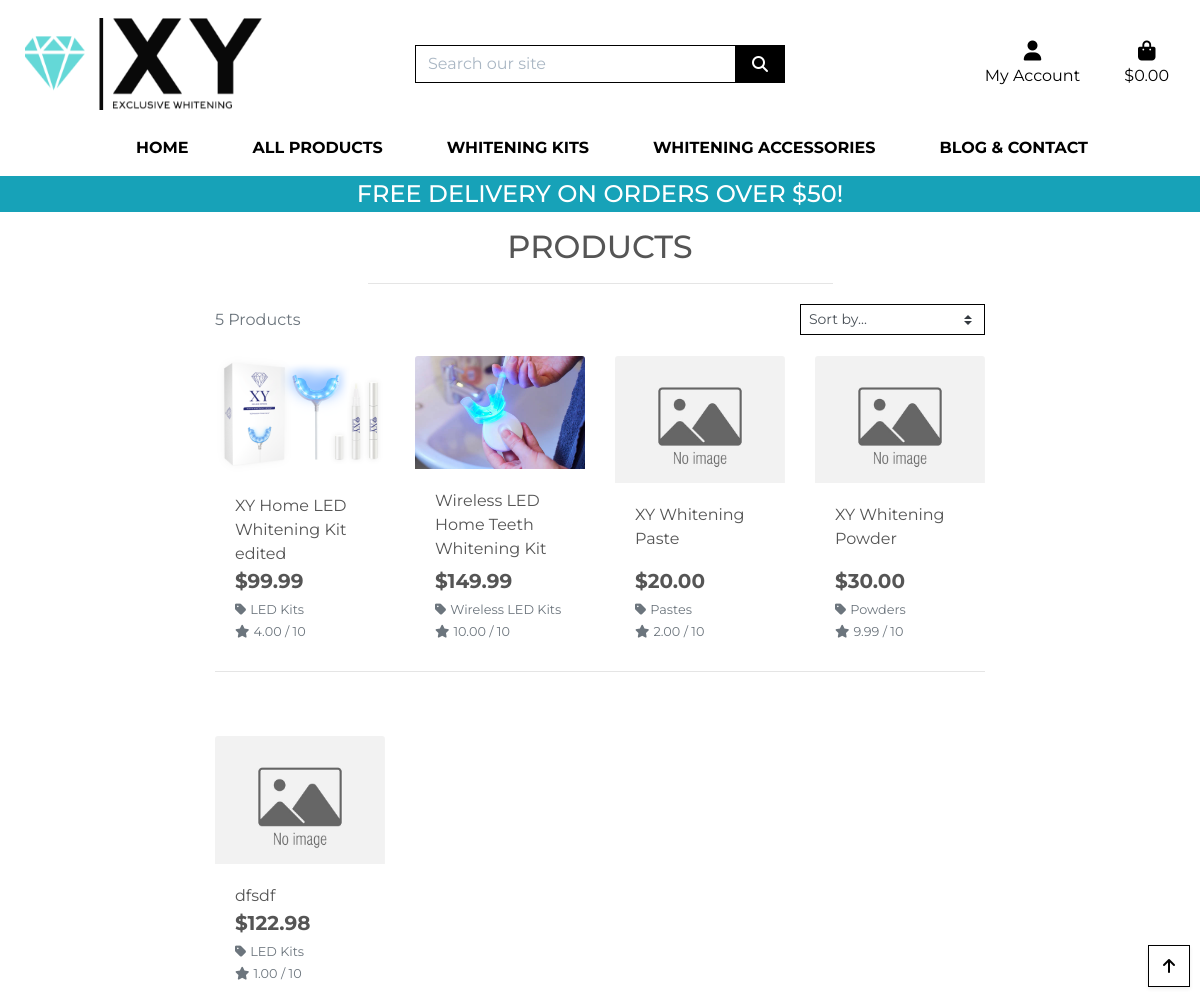
Screenshot of /products/ with the database file from the repository.
### products/models.py (models this page shows, shortened)
class Product(models.Model):
    category = models.ForeignKey('Category', null=True, blank=True, on_delete=models.SET_NULL)
    sku = models.CharField(max_length=254, null=True, blank=True)
    name = models.CharField(max_length=254)
    description = models.TextField()
    price = models.DecimalField(max_digits=6, decimal_places=2)
    rating = models.DecimalField(max_digits=6, decimal_places=2, null=True, blank=True)
    image_url = models.URLField(max_length=1024, null=True, blank=True)
    image = models.ImageField(null=True, blank=True)

class Category(models.Model):
    verbose_name_plural = 'Categories'
    name = models.CharField(max_length = 254)
    friendly_name = models.CharField(max_length = 254, null = True, blank = True)

### products/views.py (the view, shortened to what this page needs)
# urls.py: path('', views.all_products, name='products'),
def all_products(request):
    products = Product.objects.all()
    query = None
    categories = None
    sort = None
    direction = None
    current_sorting = f'{sort}_{direction}'
    context = {
        'products': products,
        'search_term': query,
        'current_categories': categories,
        'current_sorting': current_sorting,
    }
    return render(request, 'products/products.html', context)

### bag/contexts.py (called while the page is built, shortened)
def bag_contents(request):
    bag_items = []
    total = 0
    product_count = 0
    bag = request.session.get('bag', {})
    if total < settings.FREE_DELIVERY_THRESHOLD:
        delivery = total * Decimal(settings.STANDARD_DELIVERY_PERCENTAGE / 100)
        free_delivery_delta = settings.FREE_DELIVERY_THRESHOLD - total
    else:
        delivery = 0
        free_delivery_delta = 0
    grand_total = delivery + total
    context = {
        'bag_items': bag_items,
        'total': total,
        'product_count': product_count,
        'delivery': delivery,
        'free_delivery_delta': free_delivery_delta,
        'free_delivery_threshold': settings.FREE_DELIVERY_THRESHOLD,
        'grand_total': grand_total,
    }
    return context

### exclusive_whitening/context_processors.py (called while the page is built)
def media(request):
    return {'MEDIA_URL': settings.MEDIA_URL}

### products/templates/products/products.html (shortened to what this page needs)
{% extends "base.html" %}
{% load static %}
{% block content %}
<div class="overlay"></div>
<div class="container template-body">
    <div class="row">
        <div class="col text-center mt-3">
            <h2 class="logo-font">Products</h2>
            <hr class="w-50 mb-1">
        </div>
    </div>
    <div class="row">
        <div class="product-container col-10 offset-1">
            <div class="row mt-1 mb-2">
                <div class="col-12 col-md-6 my-auto order-md-last d-flex justify-content-center justify-content-md-end">
                    <div class="sort-select-wrapper w-50">
                        <select id="sort-selector"
                            class="custom-select custom-select-sm rounded-0 border border-{% if current_sorting != 'None_None' %}info{% else %}black{% endif %}">
                            <option value="reset" {% if current_sorting == 'None_None' %}selected{% endif %}>Sort by...
                            </option>
                        </select>
                    </div>
                </div>
                <div class="col-12 col-md-6 order-md-first">
                    <p class="text-muted mt-3 text-center text-md-left">
                        {{ products|length }} Products
                    </p>
                </div>
            </div>
            <div class="row">
                {% for product in products %}
                <div class="col-sm-6 col-md-6 col-lg-4 col-xl-3">
                    <a href="{% url 'product_detail' product.id %}">
                        <div class="card h-100 border-0">
                            {% if product.image %}
                            <a href="{% url 'product_detail' product.id %}">
                                <img class="card-img-top img-fluid" src="{{ product.image.url }}"
                                    alt="{{ product.name }}">
                            </a>
                            {% else %}
                            <a href="{% url 'product_detail' product.id %}">
                                <img class="card-img-top img-fluid" src="{{ MEDIA_URL }}noimage.jpeg"
                                    alt="{{ product.name }}">
                            </a>
                            {% endif %}
                            <div class="card-body pb-0">
                                <p class="mb-0">{{ product.name }}</p>
                            </div>
                            <div class="card-footer bg-white pt-0 border-0 text-left">
                                <div class="row">
                                    <div class="col">
                                        <p class="lead mb-0 text-left font-weight-bold">${{ product.price }}</p>
                                        {% if product.category %}
                                        <p class="small mt-1 mb-0">
                                            <a class="text-muted"
                                                href="{% url 'products' %}?category={{ product.category.name }}">
                                                <i class="fas fa-tag mr-1"></i>{{ product.category.friendly_name }}
                                            </a>
                                        </p>
                                        {% endif %}
                                        {% if product.rating %}
                                        <small class="text-muted"><i class="fas fa-star mr-1"></i>{{ product.rating }} /
                                            10</small>
                                        {% else %}
                                        <small class="text-muted">No Rating</small>
                                        {% endif %}
                                    </div>
                                </div>
                            </div>
                        </div>
                </div>
                {% if forloop.counter|divisibleby:4 %}
                <div class="col-12 d-none d-xl-block mb-5">
                    <hr>
                </div>
                {% endif %}
                {% endfor %}
            </div>
        </div>
    </div>
</div>
<div class="btt-button shadow-sm rounded-0 border border-black">
    <a class="btt-link d-flex h-100">
        <i class="fas fa-arrow-up text-black mx-auto my-auto"></i>
    </a>
</div>
{% endblock %}

### static/css/base.css (style rules this page uses)
html { height: 100%; }
body { color: #555; font-family: 'Montserrat', sans-serif; }
.logo-font { text-transform: uppercase; }
.text-black { color: #000 !important; }
.border-black { border: 1px solid black !important; }
.overlay { height: 100%; width: 100%; top: 0; left: 0; position: fixed; background: white; z-index: -1; }
.btt-button { height: 42px; width: 42px; position: fixed; bottom: 10px; right: 10px; }
.btt-link, .update-link, .remove-item { cursor: pointer; }
@media (min-width: 1200px) { .container { max-width: 80%; } }

### rows the page displays
Product: image (picture), name "XY Home LED Whitening Kit edited", price "99.99", category.friendly_name "LED Kits", rating "4.00"
Product: image (picture), name "Wireless LED Home Teeth Whitening Kit", price "149.99", category.friendly_name "Wireless LED Kits", rating "10.00"
Product: name "XY Whitening Paste", price "20.00", category.friendly_name "Pastes", rating "2.00"
Product: name "XY Whitening Powder", price "30.00", category.friendly_name "Powders", rating "9.99"
Product: name "dfsdf", price "122.98", category.friendly_name "LED Kits", rating "1.00"

### other values shown
{{ free_delivery_threshold }} "50"
{{ products|length }} "5"
